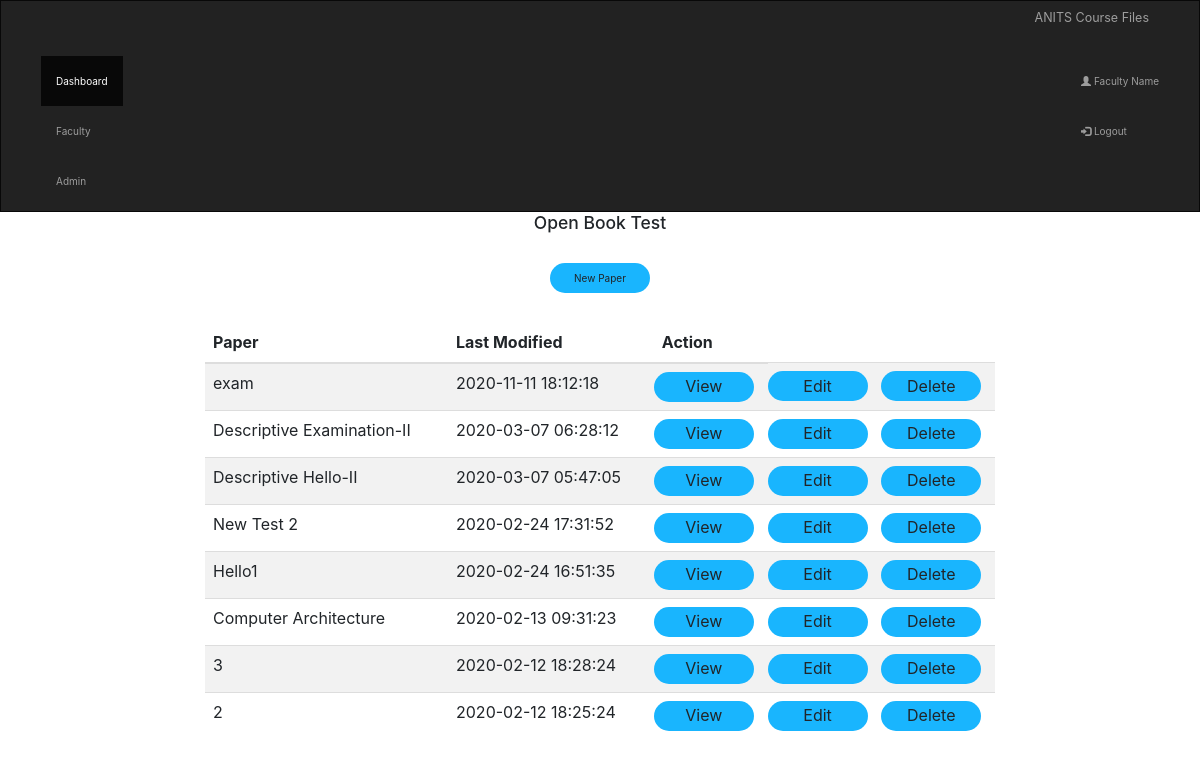
Screenshot of /paper/index.php (signed in) with the database file from the repository.
### tables this page shows
CREATE TABLE `papers` (
  `id` int(255) NOT NULL,
  `modified` timestamp NOT NULL DEFAULT current_timestamp() ON UPDATE current_timestamp(),
  `user_id` int(255) NOT NULL,
  `type` varchar(255) NOT NULL,
  `paper` text NOT NULL
);

### paper/index.php (the view, shortened to what this page needs)
<?php
require("../db.php");
include ("../header/header.php");
$id = $_SESSION['userid'];
$sql = "SELECT * FROM papers where user_id='$id' order by modified desc ";
$res = mysqli_query($db, $sql);
?>
<!doctype html>
<html>
    <head>
        <link rel="stylesheet" href="https://maxcdn.bootstrapcdn.com/bootstrap/4.4.1/css/bootstrap.min.css">
    </head>
    <body>
        <div class="container">
        <h3 style="text-align: center;">Open Book Test</h3>
        <div align="center" class="view" style="margin-top: 30px;">
            <button onclick="window.location.href='paper.php'">New Paper</button>
        </div>
        </div>
        <div class="row" style="margin-top:30px;">
            <div class="col-sm-2"></div>
            <div class="col-sm-8">
                <table class="table table-striped">
                    <thead>
                    <tr>
                        <th>Paper</th>
                        <th>Last Modified</th>
                        <th>Action</th>
                    </tr>
                    </thead>
                    <tbody>
                    <?php
                    while ($data = mysqli_fetch_assoc($res)) {
                    ?>
                    <tr>
                        <td><?php echo $data['type']; ?></td>
                        <td><?php echo $data['modified']; ?></td>
                        <td style="padding-left: 0;padding-right: 0;"><button onclick="document.location.href='paperview.php?paper_id=<?php echo $data['id'] ?>'">View</button></td>
                        <td style="padding-left: 0;padding-right: 0;"><button onclick="document.location.href='paper.php?paper_id=<?php echo $data['id'] ?>'">Edit</button></td>
                        <td style="padding-left: 0;padding-right: 0;"><button onclick="document.location.href='index.php?del_paper_id=<?php echo $data['id'] ?>'">Delete</button></td>
                    </tr>
                    <?php } ?>
                    </tbody>
                </table>
            </div>
            <div class="col-sm-2"></div>
        </div>
    </body>
</html>

### login/header.php (shortened to what this page needs)
<?php
$subdir="../";
?>
<link rel="stylesheet" href="https://maxcdn.bootstrapcdn.com/bootstrap/3.3.7/css/bootstrap.min.css">
<nav class="navbar navbar-inverse" style="margin: 0; border-radius: 0;">
  <div class="container-fluid">
    <div class="navbar-header">
      <a class="navbar-brand" href="#">ANITS Course Files</a>
    </div>
    <div class="collapse navbar-collapse" id="myNavbar">
      <ul class="nav navbar-nav">
        <li class="active"><a href="#">Dashboard</a></li>
        <li><a href="<?php echo $subdir; ?>dashboard/">Faculty</a></li>
        <li><a href="<?php echo $subdir; ?>admin/">Admin</a></li>
      </ul>
      <ul class="nav navbar-nav navbar-right">
        <?php if (isset($_SESSION['username'])) { ?>
          <li><a href="#"><span class="glyphicon glyphicon-user"></span> <?php echo $_SESSION['name']; ?></a></li>
          <li><a href="../login/logout.php"><span class="glyphicon glyphicon-log-in"></span> Logout</a></li>
        <?php } else{ ?>
          <li><a href=""><span class="glyphicon glyphicon-log-in"></span> Login</a></li>
        <?php } ?>
      </ul>
    </div>
  </div>
</nav>

### paper/index.php (style rules this page uses)
ul { list-style: none; }
button { border: none; outline: none; border-radius: 20px; height: 30px; width: 100px; background-color: rgba(25, 181, 254, 1); }

### rows the page displays
papers: type "exam", modified "2020-11-11 18:12:18"
papers: type "Descriptive Examination-II", modified "2020-03-07 06:28:12"
papers: type "Descriptive Hello-II", modified "2020-03-07 05:47:05"
papers: type "New Test 2", modified "2020-02-24 17:31:52"
papers: type "Hello1", modified "2020-02-24 16:51:35"
papers: type "Computer Architecture", modified "2020-02-13 09:31:23"
papers: type "3", modified "2020-02-12 18:28:24"
papers: type "2", modified "2020-02-12 18:25:24"

### other values shown
$_SESSION['name'] "Faculty Name"
